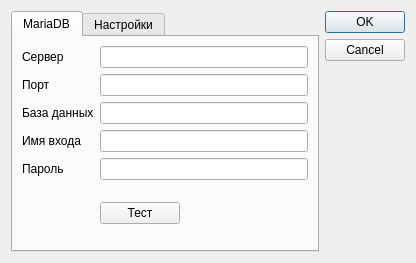
<?xml version="1.0" encoding="UTF-8"?>
<ui version="4.0">
 <class>SettingsDlg</class>
 <widget class="QDialog" name="SettingsDlg">
  <property name="geometry">
   <rect>
    <x>0</x>
    <y>0</y>
    <width>416</width>
    <height>263</height>
   </rect>
  </property>
  <property name="windowTitle">
   <string>Установки</string>
  </property>
  <layout class="QHBoxLayout" name="horizontalLayout">
   <item>
    <widget class="QTabWidget" name="tabWidget">
     <property name="currentIndex">
      <number>0</number>
     </property>
     <widget class="QWidget" name="tabDatabase">
      <attribute name="title">
       <string>MariaDB</string>
      </attribute>
      <layout class="QGridLayout" name="gridLayout">
       <item row="7" column="1">
        <widget class="QPushButton" name="testButton">
         <property name="sizePolicy">
          <sizepolicy hsizetype="Fixed" vsizetype="Fixed">
           <horstretch>0</horstretch>
           <verstretch>0</verstretch>
          </sizepolicy>
         </property>
         <property name="minimumSize">
          <size>
           <width>75</width>
           <height>0</height>
          </size>
         </property>
         <property name="text">
          <string>Тест</string>
         </property>
        </widget>
       </item>
       <item row="2" column="0">
        <widget class="QLabel" name="label2">
         <property name="text">
          <string>Порт</string>
         </property>
        </widget>
       </item>
       <item row="4" column="1">
        <widget class="QLineEdit" name="userName"/>
       </item>
       <item row="7" column="0">
        <spacer name="verticalSpacer">
         <property name="orientation">
          <enum>Qt::Orientation::Vertical</enum>
         </property>
         <property name="sizeHint" stdset="0">
          <size>
           <width>20</width>
           <height>40</height>
          </size>
         </property>
        </spacer>
       </item>
       <item row="1" column="0">
        <widget class="QLabel" name="label">
         <property name="text">
          <string>Сервер</string>
         </property>
        </widget>
       </item>
       <item row="3" column="0">
        <widget class="QLabel" name="label3">
         <property name="text">
          <string>База данных</string>
         </property>
        </widget>
       </item>
       <item row="4" column="0">
        <widget class="QLabel" name="label4">
         <property name="text">
          <string>Имя входа</string>
         </property>
        </widget>
       </item>
       <item row="2" column="1">
        <widget class="QLineEdit" name="hostPort"/>
       </item>
       <item row="5" column="1">
        <widget class="QLineEdit" name="password"/>
       </item>
       <item row="1" column="1">
        <widget class="QLineEdit" name="hostName"/>
       </item>
       <item row="3" column="1">
        <widget class="QLineEdit" name="databaseName"/>
       </item>
       <item row="5" column="0">
        <widget class="QLabel" name="label5">
         <property name="text">
          <string>Пароль</string>
         </property>
        </widget>
       </item>
      </layout>
     </widget>
     <widget class="QWidget" name="tabOptions">
      <attribute name="title">
       <string>Настройки</string>
      </attribute>
      <layout class="QGridLayout" name="gridLayout_2">
       <item row="0" column="0">
        <widget class="QLabel" name="label_2">
         <property name="text">
          <string>Схема</string>
         </property>
        </widget>
       </item>
       <item row="0" column="1">
        <widget class="QComboBox" name="colorScheme"/>
       </item>
       <item row="1" column="0">
        <widget class="QLabel" name="label_3">
         <property name="text">
          <string>TextLabel</string>
         </property>
        </widget>
       </item>
       <item row="1" column="1">
        <widget class="QLineEdit" name="lineEdit"/>
       </item>
       <item row="2" column="0">
        <spacer name="verticalSpacer_2">
         <property name="orientation">
          <enum>Qt::Orientation::Vertical</enum>
         </property>
         <property name="sizeHint" stdset="0">
          <size>
           <width>20</width>
           <height>40</height>
          </size>
         </property>
        </spacer>
       </item>
      </layout>
     </widget>
    </widget>
   </item>
   <item>
    <widget class="QDialogButtonBox" name="buttonBox">
     <property name="orientation">
      <enum>Qt::Orientation::Vertical</enum>
     </property>
     <property name="standardButtons">
      <set>QDialogButtonBox::StandardButton::Cancel|QDialogButtonBox::StandardButton::Ok</set>
     </property>
    </widget>
   </item>
  </layout>
 </widget>
 <resources/>
 <connections>
  <connection>
   <sender>buttonBox</sender>
   <signal>accepted()</signal>
   <receiver>SettingsDlg</receiver>
   <slot>accept()</slot>
   <hints>
    <hint type="sourcelabel">
     <x>248</x>
     <y>254</y>
    </hint>
    <hint type="destinationlabel">
     <x>157</x>
     <y>274</y>
    </hint>
   </hints>
  </connection>
  <connection>
   <sender>buttonBox</sender>
   <signal>rejected()</signal>
   <receiver>SettingsDlg</receiver>
   <slot>reject()</slot>
   <hints>
    <hint type="sourcelabel">
     <x>316</x>
     <y>260</y>
    </hint>
    <hint type="destinationlabel">
     <x>286</x>
     <y>274</y>
    </hint>
   </hints>
  </connection>
 </connections>
</ui>
